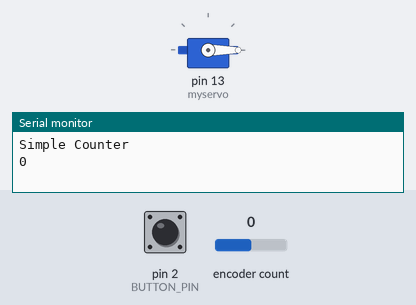
Simulated run of this sketch. Board: Arduino Uno, built with avr-gcc and run on an emulated ATmega328P. Parts: servo, the last lines printed to the serial monitor. Inputs (shaded band) come from the test bench; at power-on: encoder count 0, pin 2 (BUTTON_PIN) HIGH.

Above: at 1.2 s.
1.3 s: encoder count set to 1
At 5.4 s:
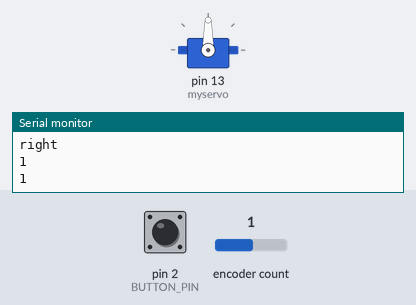
Timing chart, 0 to 6.9 s (numbered marks = the images above; inputs shaded):
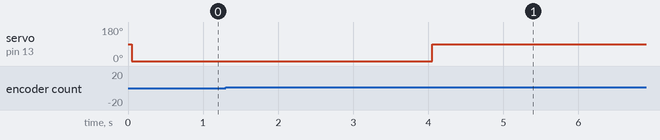

Measured:
- after the input at 1.3 s, servo on pin 13 (myservo): 0° → 90° after 2.8 s

The sketch:

main.ino
```cpp
/////////////////////////////////////////////////////////////////
//Group Project:
#include "Button2.h"
#include "ESPRotary.h"
#include <Servo.h>
/////////////////////////////////////////////////////////////////
#define ROTARY_PIN1	5
#define ROTARY_PIN2	4
#define BUTTON_PIN	2
#define CLICKS_PER_STEP   2   // this number depends on your rotary encoder
/////////////////////////////////////////////////////////////////
Servo myservo;
int pos = 0;
int Timer_Value = 0;
ESPRotary r = ESPRotary(ROTARY_PIN1, ROTARY_PIN2, CLICKS_PER_STEP);
Button2 b = Button2(BUTTON_PIN);
////////////////////////////////////////////////////////////////
void setup() {
  Serial.begin(115200);
  delay(50);
  Serial.println("\n\nSimple Counter");
  myservo.attach(13);
  myservo.write(90);
  r.setChangedHandler(rotate);
  r.setLeftRotationHandler(showDirection);
  r.setRightRotationHandler(showDirection);
  b.setTapHandler(click);
  b.setLongClickHandler(resetPosition);
}
void loop() {
  r.loop();
  b.loop();
  Timer_Value = Read_Knob_Status();
  timer(Timer_Value);
}
/////////////////////////////////////////////////////////////////
void timer(int n){
    myservo.write(0);              // turn the switch ON
    Serial.println(n);
    int x =60000*n;
    delay(2000);
    myservo.write(90);
    delay(x); //1 minute
    myservo.write(0);
}
// on change
void rotate(ESPRotary& r) {
   Serial.println(r.getPosition());
}
// on left or right rotation
void showDirection(ESPRotary& r) {
  Serial.println(r.directionToString(r.getDirection()));
}
// single click
void click(Button2& btn) {
  Serial.println("Click!");
}
// long click
void resetPosition(Button2& btn) {
  r.resetPosition();
  Serial.println("Reset!");
}
int Read_Knob_Status()
{
  int i = r.getPosition();
  return i;
}
/////////////////////////////////////////////////////////////////
```
